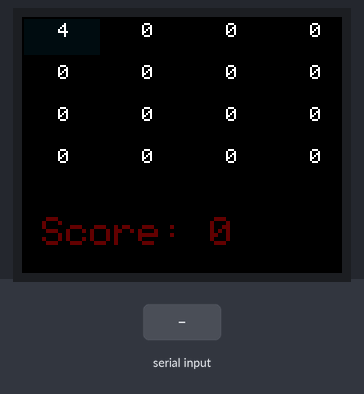
Simulated run of this sketch. Board: Arduino Uno, built with avr-gcc and run on an emulated ATmega328P. On the bench: 160×128 colour display. The inputs (shaded band) are chosen by the test bench. Random numbers use the default seed unless the sketch sets one; what the sketch prints to the serial monitor is not drawn.

Above: at 6.2 s.
6.3 s: "2\n" received over Serial
At 7.1 s:
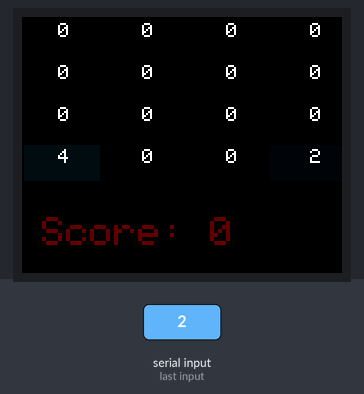
7.8 s: "90,45\n" received over Serial
At 8.3 s:
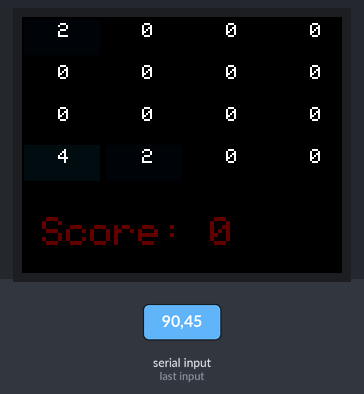
Timing chart, 0 to 10.8 s (numbered marks = the images above; inputs shaded):
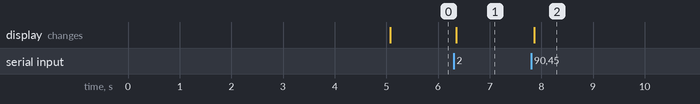

Measured:
- after the input at 6.3 s, the display: changes after 0.06 s (image 1)
- after the input at 7.8 s, the display: changes after 0.06 s (image 2)

The sketch:

sketch_aug15a.ino
```cpp
#include <TFT.h> // Hardware-specific library

#define CS   10
#define DC   9
#define RESET  8
#define SIZE 16

char str_buffer[50];
int inByte;
unsigned int board[SIZE];
unsigned long highScore;

TFT myScreen = TFT(CS, DC, RESET);

void drawBoard() {
  myScreen.setTextSize(1);
  myScreen.background(0, 0, 0);
  myScreen.stroke(0, 0, 0);
  for(int i=0; i<4; i++) {
    for(int j=0; j<4; j++) {
      unsigned int tmp = board[i*4 + j] % 255;
      myScreen.fill(0, (tmp *3)%255, (tmp *4)%255);
      myScreen.rect(j*41, i*21, 40, 20);
    }
  }

  myScreen.stroke(255, 255, 255);
  for (int i = 0; i < 4; i++) {
    sprintf(str_buffer, "%4d   %4d   %4d   %4d", board[i * 4], board[i * 4 + 1], board[i * 4 + 2], board[i * 4 + 3]);
      myScreen.text(str_buffer, 0, i*21+3);
  }
  myScreen.setTextSize(2);
  myScreen.stroke(100, highScore%255 , (highScore*2)%255);
  sprintf(str_buffer, "Score: %d", highScore);
  myScreen.text(str_buffer, 10, 100);
}

/**
   Used in the begining or after every move.
   Adds a 2 or 4 block on a random position.

   Returns 0 if OK.
   Returns 1 if GameOver.
 * */
int afterMove() {
  int c = 0;
  for (int i = 0; i < 16; i++)
    if (board[i] == 0)
      c++;

  if (c == 0) {
    return 1;
  }

  int randVal = (int) random(0, c);

  for (int i = 0; i < 16; i++) {
    if (randVal == 0 && board[i] == 0) {
      board[i] = ((int) random(1, 3)) * 2;
      break;
    }
    if (randVal != 0 && board[i] == 0)
      randVal--;
  }

  // TODO: Check if a move is possible
  drawBoard();
  return 0;
}

bool moveLeft() {
    bool change = false;
    for(int n=0; n<3; n++) {
        for(int i=0; i<4; i++) {
            for(int j=0; j<3; j++) {
                if( (board[i*4 + j] == 0 && board[i*4 + j+1] != 0) ||
                    (board[i*4 + j] != 0 && board[i*4 + j] == board[i*4 + j+1])) {
                        change = true;
                        if(board[i*4 + j] != 0) {
                          highScore += board[i*4 + j] + board[i*4 + j+1];
                        }
                        board[i*4 + j] += board[i*4 + j+1];
                        board[i*4 + j+1] = 0;
                    }
            }
        }
    }
  return change;
}

bool moveRight() {
    bool change = false;
    for(int n = 0; n<3; n++) {
        for(int i = 0; i < 4; i++) {
            for(int j=3; j > 0; j--) {
                if((board[i*4 + j] == 0 && board[i*4 - 1 + j] != 0) ||
                    (board[i*4 + j] != 0 && board[i*4 +j] == board[i*4 - 1 + j])){
                        change = true;
                        if(board[i*4+j] != 0) {
                          highScore += board[i*4+j] * 2;
                        }
                        board[i*4 + j] += board[i*4 - 1 + j];
                        board[i*4 -1 + j] = 0;
                    }
            }
        }
    }
  return change;
}
bool moveUp() {
    bool change = false;
    for(int n=0; n<3; n++) {
        for(int i=0; i<4; i++) {
            for(int j=0; j<3; j++) {
                if( (board[j*4 + i] == 0 && board[j*4 + 4 + i] != 0) ||
                    (board[j*4 + i] != 0 && board[j*4 + i] == board[j*4 + 4 + i])) {
                        change = true;
                        if(board[j*4 + i] != 0) {
                          highScore += board[j*4 + i]*2;
                        }
                        board[j*4 + i] += board[j*4 + 4 + i];
                        board[j*4 + 4 + i] = 0;
                    }
            }
        }
    }
  return change;
}

bool moveDown() {
      bool change = false;
    for(int n = 0; n<3; n++) {
        for(int i = 0; i < 4; i++) {
            for(int j=3; j > 0; j--) {
                if((board[j*4 + i] == 0 && board[j*4 - 4 + i] != 0) ||
                    (board[j*4 + i] != 0 && board[j*4 +i] == board[j*4 - 4 + i])){
                        change = true;
                        if(board[j*4 + i] != 0) {
                          highScore += board[j*4 + i]*2;
                        }
                        board[j*4 + i] += board[j*4 - 4 + i];
                        board[j*4 -4 + i] = 0;
                    }
            }
        }
    }
  return change;
}

void gameOver() {
  myScreen.setTextSize(3);
  myScreen.background(250, 204, 0);

  myScreen.stroke(0, 0, 0);
  myScreen.text("2048", 50, 50);

  Serial.println("GAME OVER");
}

void setup()
{
  // Set up serial. TODO: Replace with bluetooth
  Serial.begin(9600);

  myScreen.begin();

  // Set up random
  randomSeed(analogRead(0));

  while (!Serial) {
    ; // wait for serial port to connect. Needed for native USB port only
  }
  // Set up board
  gameOver();
  delay(5000);
  startGame();
}

void startGame() {
  for (int i = 0; i < SIZE; i++) {
    board[i] = 0;
  }
  highScore = 0;
  afterMove();
}

void loop()
{
  bool validMove = false;

  while (!validMove) {
    while (inByte == 0) {
      while (!Serial.available()) {

      }
      inByte = (int) Serial.read() - '0';

    }
    //Serial.println(inByte);

    if (inByte == 8) {
      validMove = moveUp();
    }
    else if (inByte == 2) {
      validMove = moveDown();
    }
    else if (inByte == 4) {
      validMove = moveLeft();
    }
    else if (inByte == 6) {
      validMove = moveRight();
    }
    else if (inByte == 66) {
      gameOver();
      delay(1000);
      startGame();
    }
    else {
      Serial.println("ERROR");
    }
    inByte = 0;
  }
  Serial.println(highScore);
  validMove = false;
  inByte = 0;

  if (afterMove() == 1) {
    gameOver();
  }
}
```
